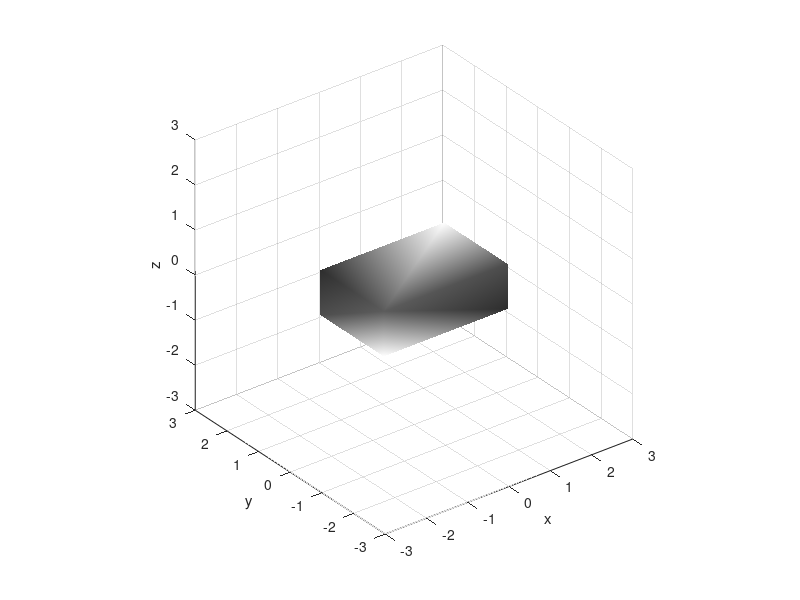

Reproduce this figure in MATLAB.
%% Animate a cube using patch
% Create a figure and draw a cube in it. The vertices and faces are specified
% directly. We only update vertices to get a smooth animation.

%% Copyright
% Copyright (c) 2015 Princeton Satellite Systems, Inc.
% All rights reserved.

%% Box design
x   = 3;
y   = 2;
z   = 1;

% Faces
f   = [2 3 6;3 7 6;3 4 8;3 8 7;4 5 8;4 1 5;2 6 5;2 5 1;1 3 2;1 4 3;5 6 7;5 7 8];

% Vertices
v = [-x  x  x -x -x  x  x -x;...
     -y -y  y  y -y -y  y  y;...
     -z -z -z -z  z  z  z  z]'/2;

%% Draw the object
h = figure('name','Box');
p = patch('vertices',v,'faces',f,'facecolor',[0.5 0.5 0.5],...
          'linestyle','none','facelighting','gouraud');
ax = gca;
set(ax,'DataAspectRatio',[1 1 1],'DataAspectRatioMode','manual')
axis([-3 3 -3 3 -3 3])
grid on
xlabel('x')
ylabel('y')
zlabel('z')
view(3)
rotate3d on
light('position',[0 0 1])

%% Animate
% We use tic and toc to time the animation. Pause is used with a fraction of a
% second input to slow the animation down.
tic
n = 10000;
a = linspace(0,8*pi,n);

c = cos(a);
s = sin(a);

for k = 1:n
  b   = [c(k) 0 s(k);0 1 0;-s(k) 0 c(k)];
  vK  = (b*v')';
  set(p,'vertices',vK);
  pause(0.001); 
end
toc

  